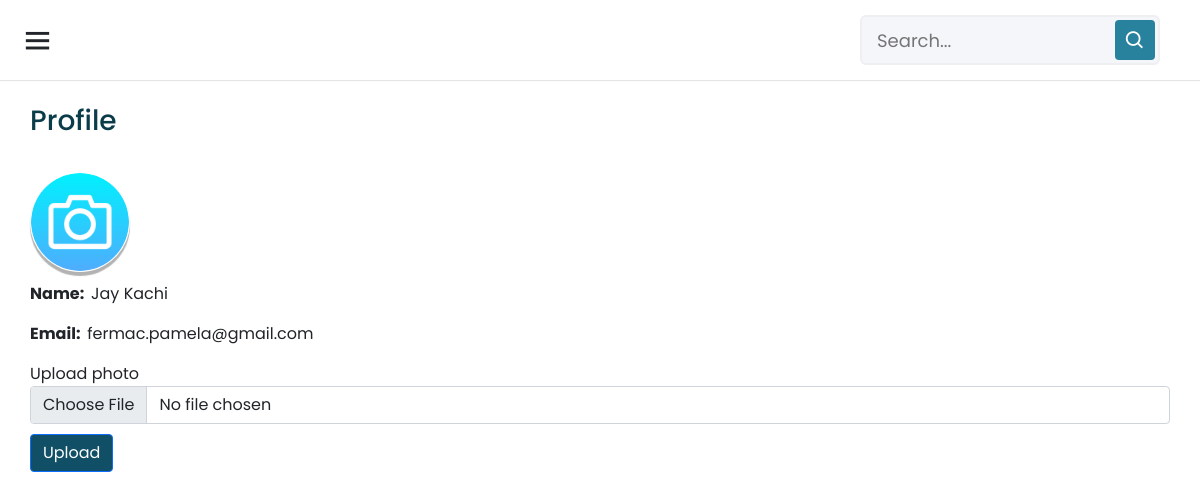
Screenshot of /teacher_profile.php (signed in) with the database file from the repository.
### tables this page shows
CREATE TABLE `users` (
  `id` int(6) NOT NULL,
  `email` varchar(25) NOT NULL,
  `first_name` varchar(25) NOT NULL,
  `last_name` varchar(25) NOT NULL,
  `password` varchar(225) NOT NULL,
  `gender` varchar(25) NOT NULL,
  `role` varchar(50) NOT NULL,
  `lastLogin` timestamp(6) NOT NULL DEFAULT current_timestamp(6),
  `regDate` timestamp(6) NOT NULL DEFAULT current_timestamp(6),
  `image` text NOT NULL
);

### image_upload.php (called while the page is built, shortened)
<?php
    $id = $_SESSION['id'];
?>

### user.php (called while the page is built, shortened)
<?php
$sql = "SELECT * FROM users WHERE id=".$id;
        $result = $conn->query($sql);
        if ($result->num_rows > 0) {
            while($row = $result->fetch_assoc()) {
               $firstname = $row["first_name"];
               $lastname =$row["last_name"];
               $email = $row["email"];
            }
        }else{
            echo "user does not exist";
        }
?>

### teacher_profile.php (the view)
<?php
 include('teacher_dashboard.php');
?>
<div class="sub-section not-dashboard">
<h3 class="mb-4">Profile</h3>
    <div class="">
            <?php
            	if(!empty($image)){
                echo "<img src=".$image." alt='Image' class='img-circle' width='100%'/>";
              }else{
                echo "<img src= 'images/camera.png' class='img-circle' width='100%' />";
              }
            ?>
        </div>
    <p><b>Name: &nbsp;</b><?php echo ucfirst($firstname).'&nbsp;'. ucfirst($lastname);?></p>
    <p><b>Email: &nbsp;</b><?php echo $email?></p>
    <form action="" method="post" enctype="multipart/form-data">
      <div class="row">
    <div class="col-md-12">
								<div class="form-group">
								  	<label>Upload photo</label>
								  	<input type="file" class="form-control" name="input_image" id="input_image">
								</div>
							</div>
              </div>
              <button class="btn btn-primary btnBox" type="submit" name="submit">Upload</button>
    </form>
    </div>

### css/dashboard.css (style rules this page uses)
* { margin: 0; padding: 0; box-sizing: border-box; font-family: 'Poppins', sans-serif; }
.img-circle { width: 100px; height: 100px; margin: 10px auto; border-radius: 50%; border: 1px solid transparent; box-shadow: 0px 4px 1px rgba(0, 0, 0, 0.3); }
h2, h3, h4 { color: #0a3c49; }
.sub-section { margin: 0 auto; position: relative; padding-top: 104px; }
.not-dashboard { width: 50%; }
@media (max-width: 1240px) { .sub-section { width: calc(100% - 60px); } }

### css/courses.css (style rules this page uses)
.btnBox { margin-top: 10px; background: #114f66; }

### rows the page displays
users: first_name "Jay", last_name "Kachi", email "fermac.pamela@gmail.com"
